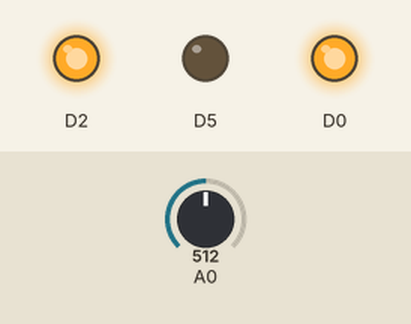
Bench run of a sketch on a simulated ESP8266 (Wemos D1 mini). Shown: output pins drawn as LEDs (lit = HIGH). The test bench sets the inputs (shaded band); at power-on: A0 = 512. What the sketch prints to the serial monitor is not drawn.

Above: at 0.1 s.
Timing chart, 0 to 1.6 s (numbered marks = the images above):
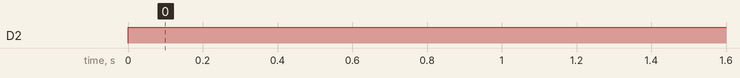

Measured:
- by itself, D2: LOW → HIGH at 0.00 s

The sketch:

wemos_pulsegen.ino
```cpp
void setup() {
  // put your setup code here, to run once:
  Serial.begin(115200);
  pinMode(D0, OUTPUT);
  pinMode(D5, OUTPUT);
  digitalWrite(D0, HIGH);
  digitalWrite(D5, LOW);
}

void loop() {
  // put your main code here, to run repeatedly:
  int val = analogRead(A0);
  val*= 4;
  analogWrite(D2, 512);
  analogWriteFreq(val);
  Serial.println(val);
  delay(300);
}
```
